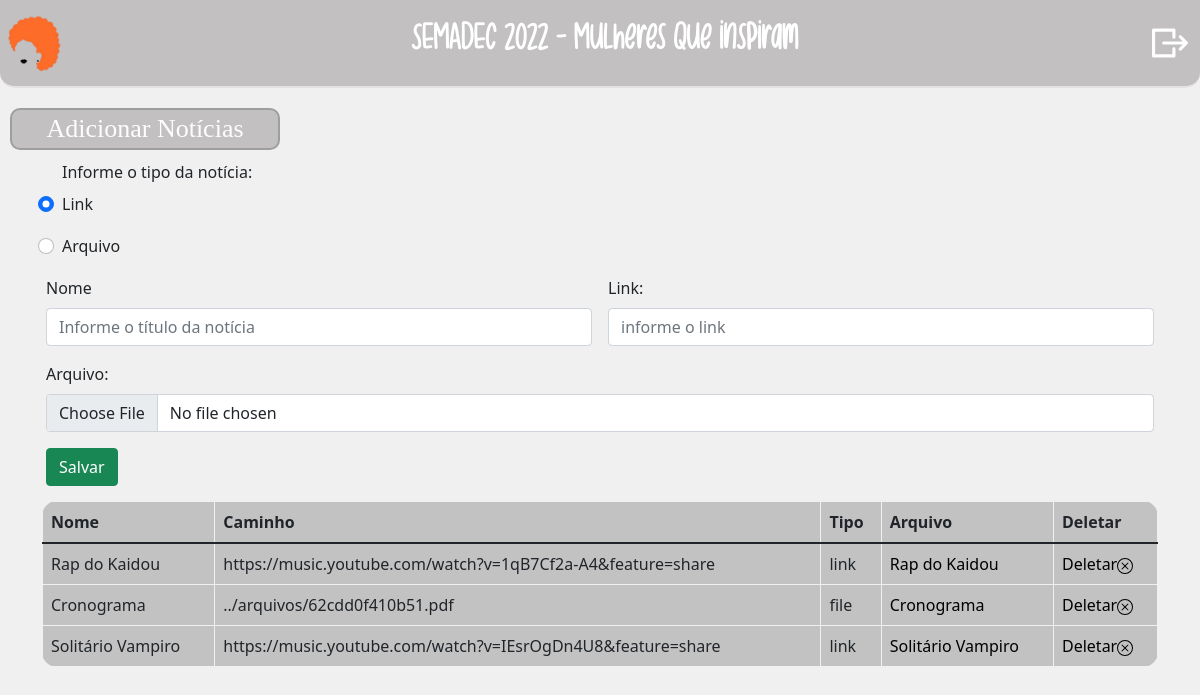
The page /pages/admin/gerenciarnoticias.php (signed in) on the database its author committed.
### tables this page shows
CREATE TABLE `arquivo` (
  `idArquivo` int NOT NULL,
  `nome` varchar(240) NOT NULL,
  `caminho` varchar(240) NOT NULL,
  `tipo` varchar(240) NOT NULL
);

### pages/admin/gerenciarnoticias.php (the view, shortened to what this page needs)
<!DOCTYPE html>
<html lang="en">
<head>
    <link href="https://cdn.jsdelivr.net/npm/bootstrap@5.1.3/dist/css/bootstrap.min.css" rel="stylesheet">
    <link rel="stylesheet" href="gerenciarnoticias.css">
</head>
<body>
    <header class="menu">
        <img src="../../assets/Laranjinha.png" alt="Logo">
        <div class="tittle">
            <h1>SEMADEC 2022 - Mulheres que inspiram</h1>
        </div>
        <a href="homeadmin.php" ><button type="button" >
            <img src="../../assets/exit.svg" id="out" alt="sair">
        </button></a>
    </header>
    <div class="conteiner">
        <div class="pose"><div class="in"><h3>Adicionar Notícias</h3></div></div>
        <div class="form-field">
            <form class="row g-3 align-items-center" action="gerenciarnoticias.php" enctype="multipart/form-data" method="post">
                <div class="caixa row g-3 align-items-center">
                    <div class="form-check">
                        <label for="" class="form-label">Informe o tipo da notícia:</label><br>
                        <input class="form-check-input" type="radio" name="tipo" id="Radios1" onfocus="disable()"  value="link" checked>
                            <label class="form-check-label" for="Radios1">
                                Link
                            </label>
                    </div>
                    <div class="form-check">
                        <input class="form-check-input" type="radio" name="tipo" id="Radios2" onfocus="active()" value="file" >
                        <label class="form-check-label" for="Radios2">
                            Arquivo
                        </label>
                    </div>
                    <div class="col-md-6">
                        <label for="input" class="form-label">Nome</label>
                        <input type='text' aria-label="Default select example" class="form-control" maxlength="149" id="input" name="nome" placeholder="Informe o título da notícia">
                        </div>
                        <div class="col-md-6">
                            <label for="inputPassword4" class="form-label">Link:</label>
                            <input type="text" class="form-control" onfocus="disable()" maxlength="300"  name="link" id="link" placeholder="informe o link">
                        </div>
                        <div class="col-12">
                            <label for="file" class="form-label" >Arquivo:</label>
                            <input type="file" class="form-control" id="file" name="arquivo" onfocus="arq()"  placeholder="" >
                        </div>
                        <div class="col-12">
                            <button type="submit" class="btn btn-success">Salvar</button>
                        </div>
                    </div>
                </form>
        </div>
        <div class="container">
                <div class="scroll">
                    <div class="table-responsive">
                    <table class="table table-bordered table-hover" style="background-color: #C2C2C2; border-color: #f0f0f0; border-radius: 15px;">
                        <thead>
                            <th>Nome</th>
                            <th>Caminho</th>
                            <th>Tipo</th>
                            <th>Arquivo</th>
                            <th>Deletar</th>
                        </thead>
                        <tbody>
                            <?php
                                include('../conexao.php');
                                $sql_query = $mysqli->query("SELECT * from arquivo order by idArquivo desc") or die($mysqli->error);
                                while ($dados = $sql_query->fetch_assoc()) {
                                    $caminhoArq = ($dados['tipo']=='link') ? $dados['caminho'] : '../'.$dados['caminho'];
                            ?>
                            <tr>
                                <td><?php echo $dados['nome']; ?></td>
                                <td><?php echo $dados['caminho']; ?></td>
                                <td><?php echo $dados['tipo']; ?></td>
                                <td><a target="_blank" href="<?php echo $caminhoArq; ?>"><?php echo $dados['nome'] ?></a></td>
                                <td><a href="gerenciarnoticias.php?deletar=<?php echo $dados['idArquivo']; ?>">Deletar<img src="../../assets/Delete.svg" alt="deletar"></a></td>
                            </tr>
                            <?php
                                }
                                exit;
                            ?>

### pages/admin/gerenciarnoticias.css (style rules this page uses)
html { width: 100%; height: 100vh; }
body { margin: 0px; background-color: #f0f0f0; width: 100%; height: 100vh; font-family:"Segoe UI", "Helvetica Neue",Arial,"Noto Sans","Liberation Sans"; }
.caixa { margin: 0px; }
a { text-decoration: none; color: rgb(0, 0, 0); }
tbody a { text-align: justify; }
.menu { display: flex; flex-direction: row; justify-content: space-between; width: 100%; align-items: center; background-color: #c2c0c0; border-bottom: 2px solid #E3E3E3; border-radius: 0px 0px 15px 15px; height: 88px; margin-bottom: 20px; position: -webkit-sticky; position: sticky; top: 0; }
.menu div h1 { font-family: 'sketchy'; font-size: 40px; font-weight: normal; text-align: center; color: #fff; }
.menu img { width: 70px; height: 70px; padding: 6px; }
#out { width: 3rem; height: 3rem; }
.pose { display: flex; flex-direction: column; margin-bottom: 10px; margin-left: 10px; }
.in { background-color: #c2c0c0; height: 42px; width: 270px ; border-radius: 10px; border: 2px solid #9f9e9e; }
.in h3 { text-align:center; font-family:'impact'; font-size: 26px; color: rgb(253, 253, 253); padding-top: 3px; }
.menu a button { background-color: transparent; border: none; }
.conteiner { width: 100%; align-items: flex-start; }
.scroll { scrollbar-width: none; height: auto; overflow-x: scroll; }
form { width: 95%; margin-bottom: 15px; }
.form-field { display: flex; flex-direction: column; width: 100%; align-items: center; }

### rows shown on the page
arquivo: nome "Rap do Kaidou", caminho "https://music.youtube.com/watch?v=1qB7Cf2a-A4&feature=share", tipo "link"
arquivo: nome "Cronograma", caminho "../arquivos/62cdd0f410b51.pdf", tipo "file"
arquivo: nome "Solitário Vampiro", caminho "https://music.youtube.com/watch?v=IEsrOgDn4U8&feature=share", tipo "link"
